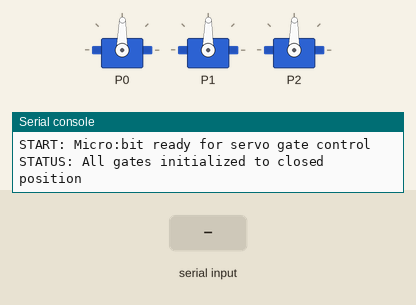
Bench run of a program on a simulated BBC micro:bit running MicroPython. Parts: 3 × servo, the last lines printed to the serial console. The test bench sets the inputs (shaded band). Servo angles are drawn from the pulse width (0.5 ms = 0°, 2.5 ms = 180°).

Above: at 1.2 s.
1.3 s: "RED" typed at the serial console, then Enter
At 1.9 s:
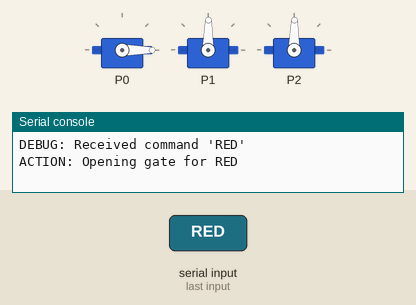
3.8 s: "BLUE" typed at the serial console, then Enter
At 4.5 s:
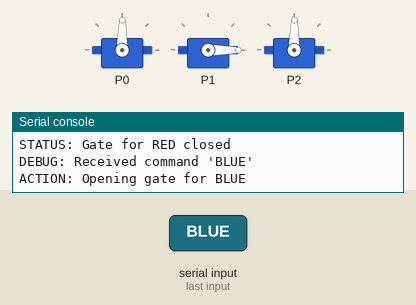
6.3 s: "YELLOW" typed at the serial console, then Enter
At 7.2 s:
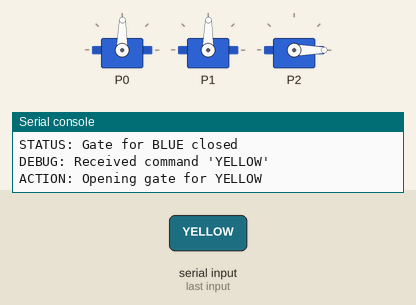
Timing chart, 0 to 9.3 s (numbered marks = the images above; inputs shaded):
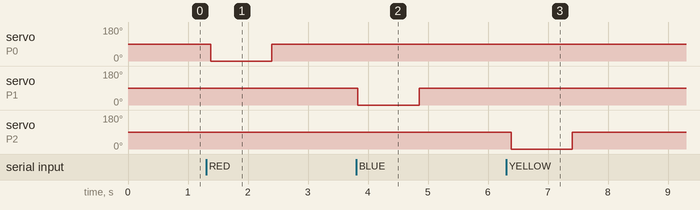

The program:

mb_color_servo.py
```python
from microbit import *
import time

# Function to set the servo angle
def set_servo(pin, angle):
    """
    Moves the servo connected to the specified pin to the given angle.
    :param pin: The pin to which the servo is connected (e.g., pin0, pin1, pin2).
    :param angle: The target angle (0 to 180 degrees).
    """
    pulse_width = int(500 + (angle / 180) * 2000)  # Map 0-180° to 500-2500 µs
    pin.write_analog(pulse_width * 1023 // 20000)  # Convert to 0-1023 range
    sleep(20)  # Allow time for the servo to move

# Initialize UART for communication
uart.init(baudrate=115200)

# Debug message to indicate the micro:bit is ready
uart.write("START: Micro:bit ready for servo gate control\n")

# Initialize all servos to the closed position (90 degrees)
set_servo(pin0, 90)
set_servo(pin1, 90)
set_servo(pin2, 90)

# Confirm initialization
uart.write("STATUS: All gates initialized to closed position\n")

# Main loop to listen for commands
while True:
    if uart.any():
        try:
            # Read the incoming command
            command = uart.read().decode('utf-8').strip().upper()

            # Debugging: Log the received command
            uart.write("DEBUG: Received command '{}'\n".format(command))

            # Process the command
            if command == "RED":
                uart.write("ACTION: Opening gate for RED\n")
                set_servo(pin0, 0)  # Open the gate
                sleep(1000)         # Keep the gate open for 1 second
                set_servo(pin0, 90)  # Close the gate
                uart.write("STATUS: Gate for RED closed\n")
            elif command == "BLUE":
                uart.write("ACTION: Opening gate for BLUE\n")
                set_servo(pin1, 0)  # Open the gate
                sleep(1000)         # Keep the gate open for 1 second
                set_servo(pin1, 90)  # Close the gate
                uart.write("STATUS: Gate for BLUE closed\n")
            elif command == "YELLOW":
                uart.write("ACTION: Opening gate for YELLOW\n")
                set_servo(pin2, 0)  # Open the gate
                sleep(1000)         # Keep the gate open for 1 second
                set_servo(pin2, 90)  # Close the gate
                uart.write("STATUS: Gate for YELLOW closed\n")
            else:
                # Unknown command
                uart.write("ERROR: Unknown command '{}'\n".format(command))
        except Exception as e:
            # Handle any unexpected errors
            uart.write("ERROR: {}\n".format(str(e)))

    # Add a small delay to avoid busy-waiting
    sleep(100)
```

Measured:
- after the input at 1.3 s, servo on P0: 89° → 0° after 0.08 s, → 89° 1.0 s later
- after the input at 3.8 s, servo on P1: 89° → 0° at once, → 89° 1.0 s later
- after the input at 6.3 s, servo on P2: 89° → 0° after 0.09 s, → 89° 1.0 s later
